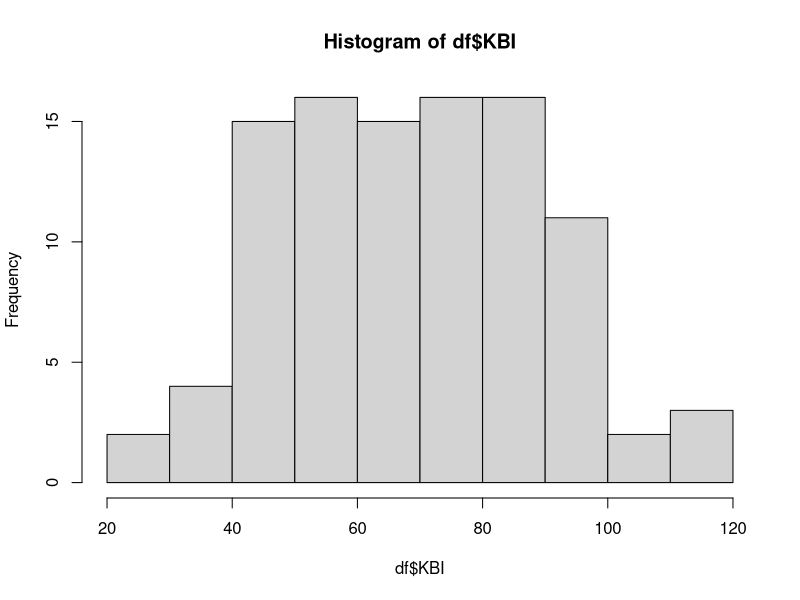
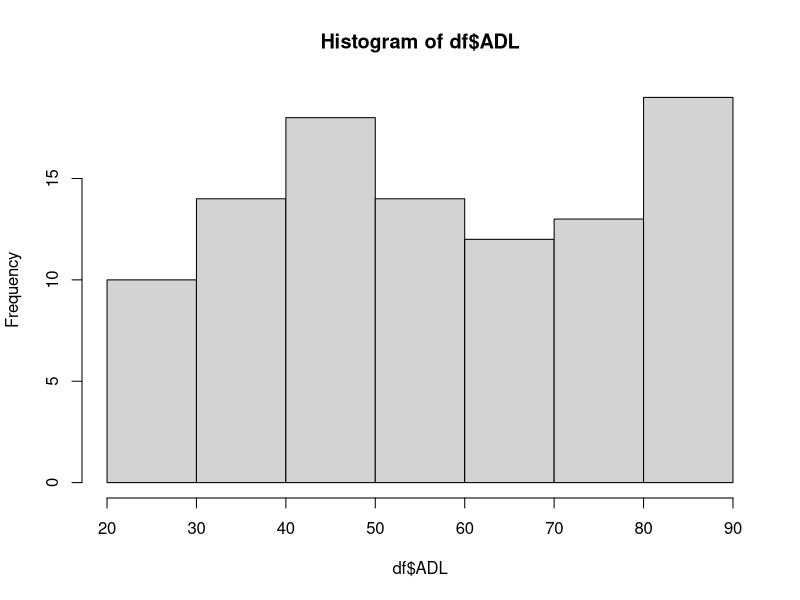
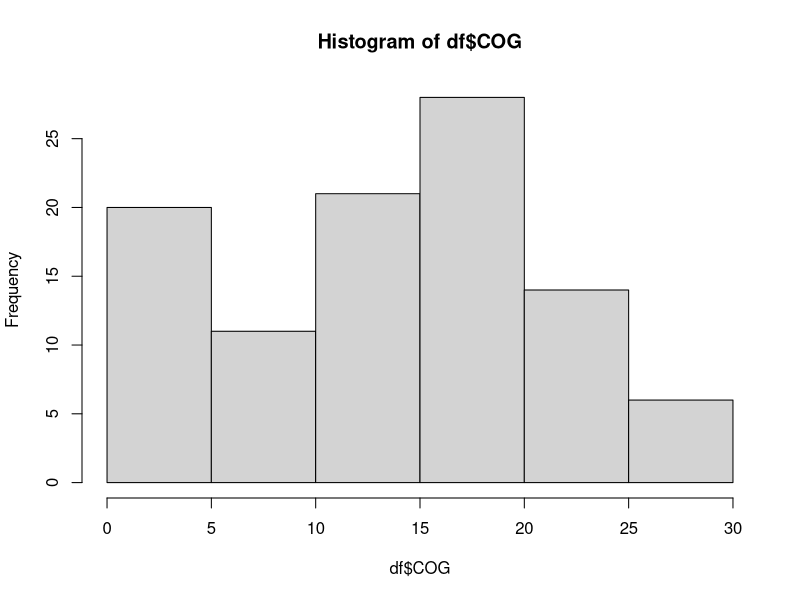
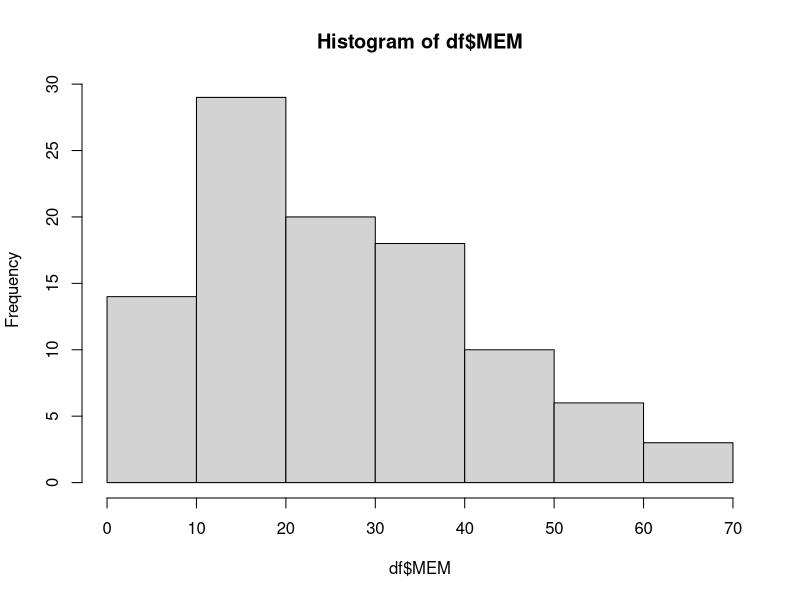
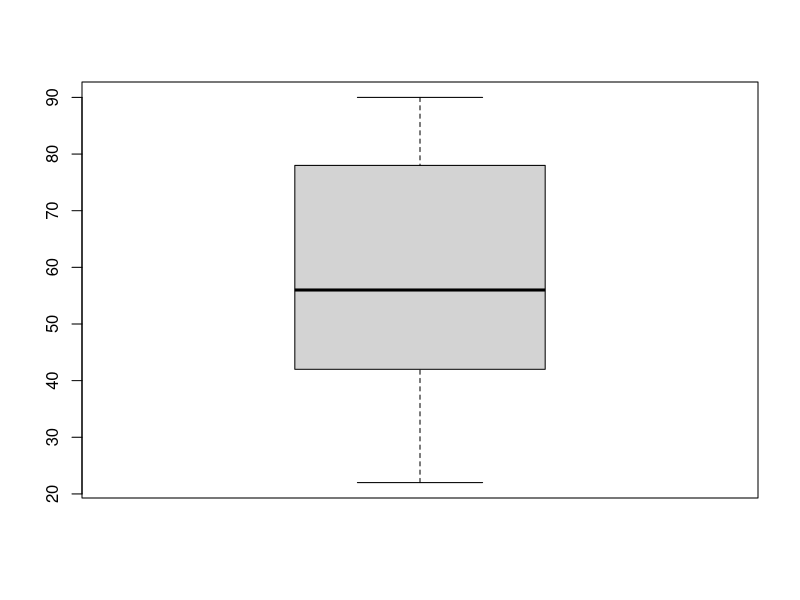
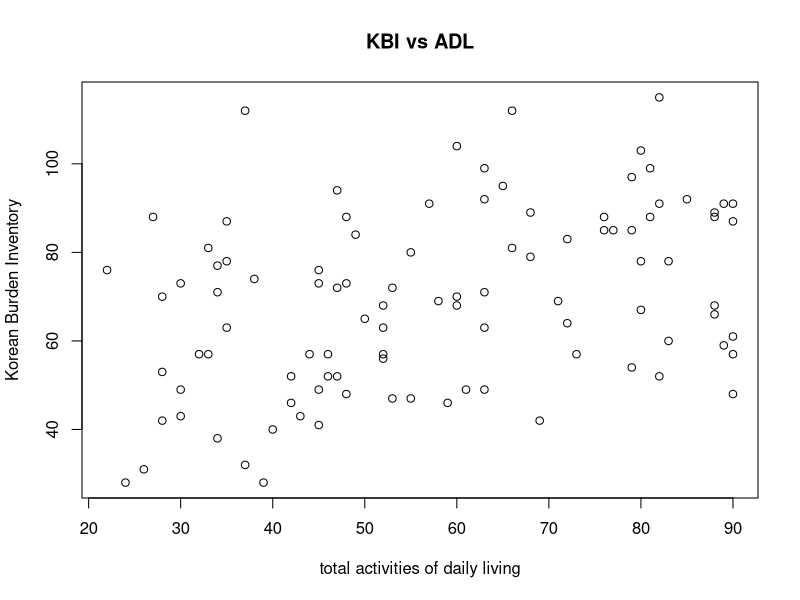
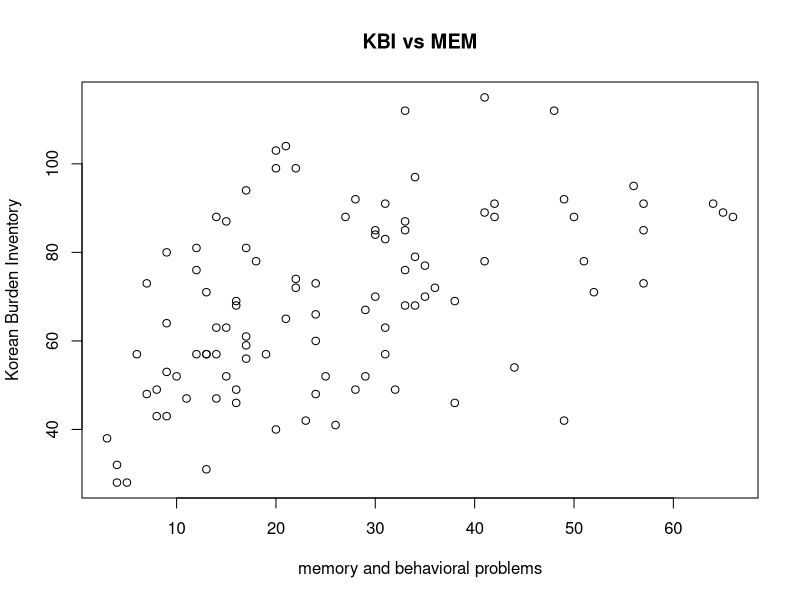
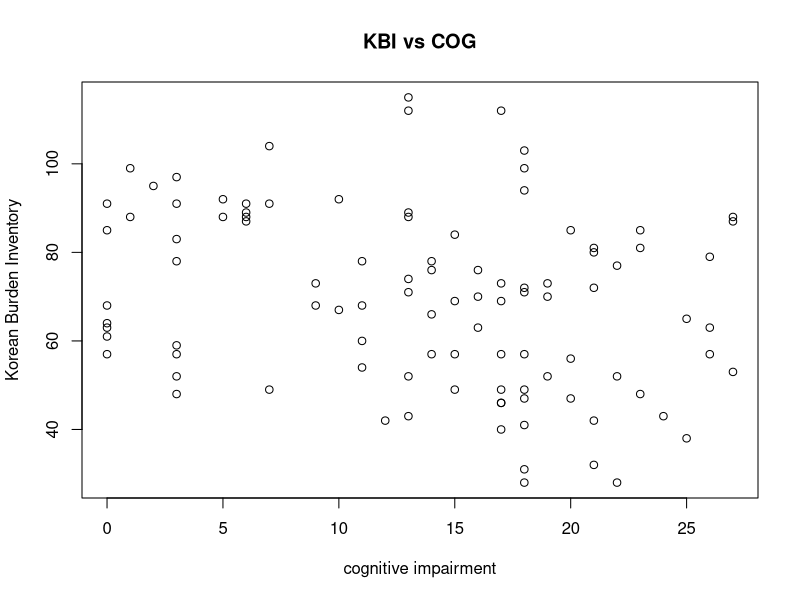

These figures' R source, in order:
## ---- chunk 1
library(scales)

#read in .csv file
df <- read.csv('Data/stat123_regression.csv')  
## ---- chunk 2
summary(df)
hist(df$KBI)
hist(df$ADL)
hist(df$COG)
hist(df$MEM)
## ---- chunk 3
boxplot(df$ADL)
## ---- chunk 4
plot(df$ADL, df$KBI,
     main='KBI vs ADL',
     xlab="total activities of daily living", ylab="Korean Burden Inventory")

plot(df$MEM, df$KBI,
     main='KBI vs MEM',
     xlab="memory and behavioral problems", ylab="Korean Burden Inventory")

plot(df$COG, df$KBI,
     main='KBI vs COG',
     xlab="cognitive impairment", ylab="Korean Burden Inventory")
## ---- chunk 5
lmADL = lm(KBI~ADL, data = df)
lmMEM = lm(KBI~MEM, data = df)
lmCOG = lm(KBI~COG, data = df)
## ---- chunk 6
summary(lmADL)
summary(lmMEM)
summary(lmCOG)
## ---- chunk 7
plot(df$ADL, df$KBI,
     main='KBI vs ADL',
     xlab="total activities of daily living", ylab="Korean Burden Inventory")
abline(lmADL, col="blue")

plot(df$MEM, df$KBI,
     main='KBI vs MEM',
     xlab="memory and behavioral problems", ylab="Korean Burden Inventory")
abline(lmMEM, col="blue")

plot(df$COG, df$KBI,
     main='KBI vs COG',
     xlab="cognitive impairment", ylab="Korean Burden Inventory")
abline(lmCOG, col="blue")
## ---- chunk 8
print(paste("ADL r-squared: ", percent(summary(lmADL)$r.squared)))
print(paste("MEM r-squared: ", percent(summary(lmMEM)$r.squared)))
print(paste("COG r-quared: ", percent(summary(lmCOG)$r.squared)))
